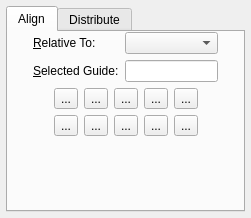
<ui version="4.0" >
 <class>AlignDistribute</class>
 <widget class="ScrPaletteBase" native="1" name="AlignDistribute" >
  <property name="enabled" >
   <bool>true</bool>
  </property>
  <property name="geometry" >
   <rect>
    <x>0</x>
    <y>0</y>
    <width>251</width>
    <height>218</height>
   </rect>
  </property>
  <property name="minimumSize" >
   <size>
    <width>0</width>
    <height>0</height>
   </size>
  </property>
  <layout class="QVBoxLayout" >
   <property name="margin" >
    <number>6</number>
   </property>
   <property name="spacing" >
    <number>5</number>
   </property>
   <item>
    <widget class="QTabWidget" name="tabWidget" >
     <widget class="QWidget" name="tab" >
      <attribute name="title" >
       <string>Align</string>
      </attribute>
      <layout class="QVBoxLayout" >
       <property name="margin" >
        <number>0</number>
       </property>
       <property name="spacing" >
        <number>6</number>
       </property>
       <item>
        <layout class="QHBoxLayout" >
         <property name="margin" >
          <number>0</number>
         </property>
         <property name="spacing" >
          <number>6</number>
         </property>
         <item>
          <spacer>
           <property name="orientation" >
            <enum>Qt::Horizontal</enum>
           </property>
           <property name="sizeType" >
            <enum>QSizePolicy::Expanding</enum>
           </property>
           <property name="sizeHint" >
            <size>
             <width>40</width>
             <height>20</height>
            </size>
           </property>
          </spacer>
         </item>
         <item>
          <layout class="QGridLayout" >
           <property name="margin" >
            <number>0</number>
           </property>
           <property name="spacing" >
            <number>6</number>
           </property>
           <item row="1" column="0" >
            <widget class="QLabel" name="alignGuideLabel" >
             <property name="text" >
              <string>&amp;Selected Guide:</string>
             </property>
             <property name="wordWrap" >
              <bool>false</bool>
             </property>
             <property name="buddy" >
              <cstring>alignGuideLineEdit</cstring>
             </property>
            </widget>
           </item>
           <item row="0" column="0" >
            <widget class="QLabel" name="alignRelativeToLabel" >
             <property name="text" >
              <string>&amp;Relative To:</string>
             </property>
             <property name="wordWrap" >
              <bool>false</bool>
             </property>
             <property name="buddy" >
              <cstring>alignRelativeToCombo</cstring>
             </property>
            </widget>
           </item>
           <item row="1" column="1" >
            <widget class="QLineEdit" name="alignGuideLineEdit" />
           </item>
           <item row="0" column="1" >
            <widget class="QComboBox" name="alignRelativeToCombo" />
           </item>
          </layout>
         </item>
         <item>
          <spacer>
           <property name="orientation" >
            <enum>Qt::Horizontal</enum>
           </property>
           <property name="sizeType" >
            <enum>QSizePolicy::Expanding</enum>
           </property>
           <property name="sizeHint" >
            <size>
             <width>40</width>
             <height>20</height>
            </size>
           </property>
          </spacer>
         </item>
        </layout>
       </item>
       <item>
        <layout class="QHBoxLayout" >
         <property name="margin" >
          <number>0</number>
         </property>
         <property name="spacing" >
          <number>6</number>
         </property>
         <item>
          <spacer>
           <property name="orientation" >
            <enum>Qt::Horizontal</enum>
           </property>
           <property name="sizeType" >
            <enum>QSizePolicy::Expanding</enum>
           </property>
           <property name="sizeHint" >
            <size>
             <width>40</width>
             <height>20</height>
            </size>
           </property>
          </spacer>
         </item>
         <item>
          <layout class="QGridLayout" >
           <property name="margin" >
            <number>0</number>
           </property>
           <property name="spacing" >
            <number>6</number>
           </property>
           <item row="1" column="3" >
            <widget class="QToolButton" name="alignBottomInToolButton" >
             <property name="text" >
              <string>...</string>
             </property>
            </widget>
           </item>
           <item row="1" column="1" >
            <widget class="QToolButton" name="alignTopInToolButton" >
             <property name="text" >
              <string>...</string>
             </property>
            </widget>
           </item>
           <item row="0" column="1" >
            <widget class="QToolButton" name="alignLeftInToolButton" >
             <property name="text" >
              <string>...</string>
             </property>
            </widget>
           </item>
           <item row="0" column="3" >
            <widget class="QToolButton" name="alignRightInToolButton" >
             <property name="text" >
              <string>...</string>
             </property>
            </widget>
           </item>
           <item row="1" column="4" >
            <widget class="QToolButton" name="alignBottomOutToolButton" >
             <property name="text" >
              <string>...</string>
             </property>
            </widget>
           </item>
           <item row="1" column="0" >
            <widget class="QToolButton" name="alignTopOutToolButton" >
             <property name="text" >
              <string>...</string>
             </property>
            </widget>
           </item>
           <item row="1" column="2" >
            <widget class="QToolButton" name="alignCenterVerToolButton" >
             <property name="text" >
              <string>...</string>
             </property>
            </widget>
           </item>
           <item row="0" column="0" >
            <widget class="QToolButton" name="alignLeftOutToolButton" >
             <property name="text" >
              <string>...</string>
             </property>
            </widget>
           </item>
           <item row="0" column="4" >
            <widget class="QToolButton" name="alignRightOutToolButton" >
             <property name="text" >
              <string>...</string>
             </property>
            </widget>
           </item>
           <item row="0" column="2" >
            <widget class="QToolButton" name="alignCenterHorToolButton" >
             <property name="text" >
              <string>...</string>
             </property>
            </widget>
           </item>
          </layout>
         </item>
         <item>
          <spacer>
           <property name="orientation" >
            <enum>Qt::Horizontal</enum>
           </property>
           <property name="sizeType" >
            <enum>QSizePolicy::Expanding</enum>
           </property>
           <property name="sizeHint" >
            <size>
             <width>40</width>
             <height>20</height>
            </size>
           </property>
          </spacer>
         </item>
        </layout>
       </item>
       <item>
        <spacer>
         <property name="orientation" >
          <enum>Qt::Vertical</enum>
         </property>
         <property name="sizeType" >
          <enum>QSizePolicy::Expanding</enum>
         </property>
         <property name="sizeHint" >
          <size>
           <width>20</width>
           <height>40</height>
          </size>
         </property>
        </spacer>
       </item>
      </layout>
     </widget>
     <widget class="QWidget" name="tab" >
      <attribute name="title" >
       <string>Distribute</string>
      </attribute>
      <layout class="QVBoxLayout" >
       <property name="margin" >
        <number>0</number>
       </property>
       <property name="spacing" >
        <number>6</number>
       </property>
       <item>
        <layout class="QHBoxLayout" >
         <property name="margin" >
          <number>0</number>
         </property>
         <property name="spacing" >
          <number>6</number>
         </property>
         <item>
          <spacer>
           <property name="orientation" >
            <enum>Qt::Horizontal</enum>
           </property>
           <property name="sizeType" >
            <enum>QSizePolicy::Expanding</enum>
           </property>
           <property name="sizeHint" >
            <size>
             <width>63</width>
             <height>20</height>
            </size>
           </property>
          </spacer>
         </item>
         <item>
          <layout class="QGridLayout" >
           <property name="margin" >
            <number>0</number>
           </property>
           <property name="spacing" >
            <number>6</number>
           </property>
           <item row="0" column="3" >
            <widget class="QToolButton" name="distributeDistHToolButton" >
             <property name="text" >
              <string>...</string>
             </property>
            </widget>
           </item>
           <item row="1" column="2" >
            <widget class="QToolButton" name="distributeTopToolButton" >
             <property name="text" >
              <string>...</string>
             </property>
            </widget>
           </item>
           <item row="1" column="1" >
            <widget class="QToolButton" name="distributeCenterVToolButton" >
             <property name="text" >
              <string>...</string>
             </property>
            </widget>
           </item>
           <item row="0" column="2" >
            <widget class="QToolButton" name="distributeRightToolButton" >
             <property name="text" >
              <string>...</string>
             </property>
            </widget>
           </item>
           <item row="3" column="0" >
            <widget class="QToolButton" name="toolButtonDummy1" >
             <property name="text" >
              <string>...</string>
             </property>
            </widget>
           </item>
           <item row="2" column="2" >
            <widget class="QToolButton" name="distributeAcrossMarginsToolButton" >
             <property name="enabled" >
              <bool>true</bool>
             </property>
             <property name="text" >
              <string>...</string>
             </property>
            </widget>
           </item>
           <item row="0" column="0" >
            <widget class="QToolButton" name="distributeLeftToolButton" >
             <property name="text" >
              <string>...</string>
             </property>
            </widget>
           </item>
           <item row="2" column="0" >
            <widget class="QToolButton" name="distributeAcrossPageToolButton" >
             <property name="enabled" >
              <bool>true</bool>
             </property>
             <property name="text" >
              <string>...</string>
             </property>
            </widget>
           </item>
           <item row="3" column="1" >
            <widget class="QToolButton" name="distributeDistValueHToolButton" >
             <property name="text" >
              <string>...</string>
             </property>
            </widget>
           </item>
           <item row="2" column="3" >
            <widget class="QToolButton" name="distributeDownMarginsToolButton" >
             <property name="enabled" >
              <bool>true</bool>
             </property>
             <property name="text" >
              <string>...</string>
             </property>
            </widget>
           </item>
           <item row="0" column="1" >
            <widget class="QToolButton" name="distributeCenterHToolButton" >
             <property name="text" >
              <string>...</string>
             </property>
            </widget>
           </item>
           <item row="3" column="3" >
            <widget class="QToolButton" name="toolButtonDummy2" >
             <property name="text" >
              <string>...</string>
             </property>
            </widget>
           </item>
           <item row="2" column="1" >
            <widget class="QToolButton" name="distributeDownPageToolButton" >
             <property name="enabled" >
              <bool>true</bool>
             </property>
             <property name="text" >
              <string>...</string>
             </property>
            </widget>
           </item>
           <item row="3" column="2" >
            <widget class="QToolButton" name="distributeDistValueVToolButton" >
             <property name="text" >
              <string>...</string>
             </property>
            </widget>
           </item>
           <item row="1" column="3" >
            <widget class="QToolButton" name="distributeDistVToolButton" >
             <property name="text" >
              <string>...</string>
             </property>
            </widget>
           </item>
           <item row="1" column="0" >
            <widget class="QToolButton" name="distributeBottomToolButton" >
             <property name="text" >
              <string>...</string>
             </property>
            </widget>
           </item>
          </layout>
         </item>
         <item>
          <spacer>
           <property name="orientation" >
            <enum>Qt::Horizontal</enum>
           </property>
           <property name="sizeType" >
            <enum>QSizePolicy::Expanding</enum>
           </property>
           <property name="sizeHint" >
            <size>
             <width>62</width>
             <height>20</height>
            </size>
           </property>
          </spacer>
         </item>
        </layout>
       </item>
       <item>
        <layout class="QHBoxLayout" >
         <property name="margin" >
          <number>0</number>
         </property>
         <property name="spacing" >
          <number>6</number>
         </property>
         <item>
          <spacer>
           <property name="orientation" >
            <enum>Qt::Horizontal</enum>
           </property>
           <property name="sizeType" >
            <enum>QSizePolicy::Expanding</enum>
           </property>
           <property name="sizeHint" >
            <size>
             <width>40</width>
             <height>20</height>
            </size>
           </property>
          </spacer>
         </item>
         <item>
          <layout class="QHBoxLayout" >
           <property name="margin" >
            <number>0</number>
           </property>
           <property name="spacing" >
            <number>6</number>
           </property>
           <item>
            <widget class="QLabel" name="distributeDistLabel" >
             <property name="text" >
              <string>&amp;Distance:</string>
             </property>
             <property name="wordWrap" >
              <bool>false</bool>
             </property>
             <property name="indent" >
              <number>-1</number>
             </property>
             <property name="buddy" >
              <cstring>distributeDistMSpinBox</cstring>
             </property>
            </widget>
           </item>
           <item>
            <widget class="MSpinBox" native="1" name="distributeDistMSpinBox" >
             <property name="minimumSize" >
              <size>
               <width>50</width>
               <height>24</height>
              </size>
             </property>
            </widget>
           </item>
          </layout>
         </item>
         <item>
          <spacer>
           <property name="orientation" >
            <enum>Qt::Horizontal</enum>
           </property>
           <property name="sizeType" >
            <enum>QSizePolicy::Expanding</enum>
           </property>
           <property name="sizeHint" >
            <size>
             <width>40</width>
             <height>20</height>
            </size>
           </property>
          </spacer>
         </item>
        </layout>
       </item>
       <item>
        <spacer>
         <property name="orientation" >
          <enum>Qt::Vertical</enum>
         </property>
         <property name="sizeType" >
          <enum>QSizePolicy::Expanding</enum>
         </property>
         <property name="sizeHint" >
          <size>
           <width>20</width>
           <height>16</height>
          </size>
         </property>
        </spacer>
       </item>
      </layout>
     </widget>
    </widget>
   </item>
  </layout>
 </widget>
 <layoutdefault spacing="6" margin="11" />
 <customwidgets>
  <customwidget>
   <class>ScrPaletteBase</class>
   <extends>QWidget</extends>
   <header>scrpalettebase.h</header>
   <container>1</container>
  </customwidget>
  <customwidget>
   <class>MSpinBox</class>
   <extends>QWidget</extends>
   <header>mspinbox.h</header>
  </customwidget>
 </customwidgets>
 <includes>
  <include location="local" >scrpalettebase.h</include>
  <include location="local" >scrpalettebase.h</include>
  <include location="local" >mspinbox.h</include>
 </includes>
 <resources/>
 <connections/>
</ui>
